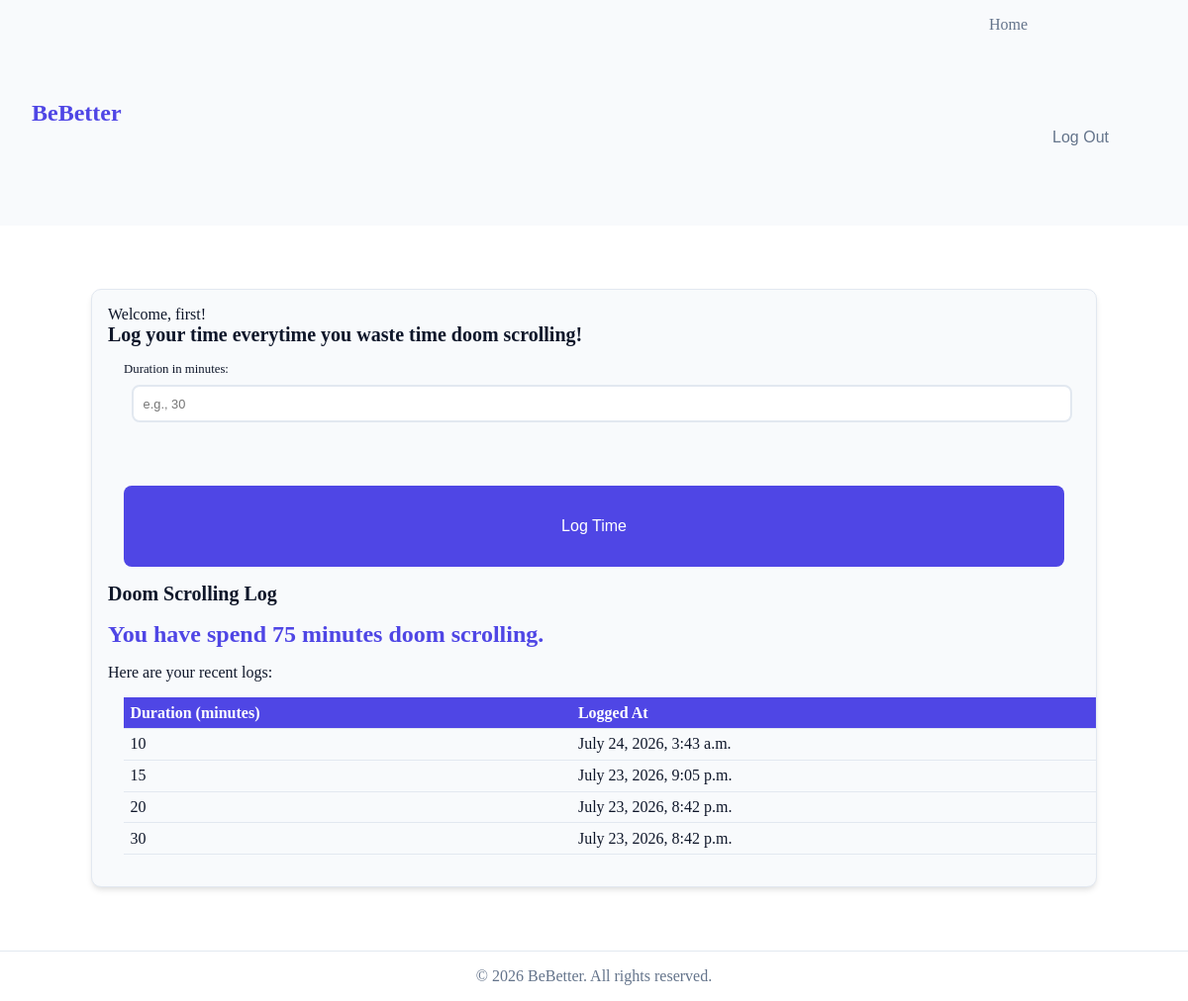
Page /tracker_app/ (signed in) on the committed database.
### tracker_app/models.py (models this page shows, shortened)
class ActivityLog(models.Model):
    user = models.ForeignKey(settings.AUTH_USER_MODEL, on_delete=models.CASCADE)
    activity = models.ForeignKey(Activity, on_delete=models.CASCADE)
    duration_minutes = models.PositiveIntegerField()
    logged_at = models.DateTimeField(auto_now_add=True)

### tracker_app/views.py (the view, shortened to what this page needs)
# urls.py: path('', views.index, name='index'),
def index(request):
    if request.user.is_authenticated:
        user_logs = ActivityLog.objects.filter(user=request.user, activity__name='Doom Scrolling').order_by('-logged_at')
        duration_minutes_total_calculation = user_logs.aggregate(calculation=Sum('duration_minutes', default=0))
        total_duration = duration_minutes_total_calculation['calculation']
    else:
        user_logs = []
        total_duration = 0
    all_activities = Activity.objects.all()
    context = {
        'logs': user_logs,
        'activities': all_activities,
        'total_duration': total_duration
    }
    return render(request, 'tracker_app/index.html', context)

### tracker_app/templates/tracker_app/index.html (shortened to what this page needs)
{% extends "tracker_app/base.html" %}
{% block content %}
    {% if user.is_authenticated %}
        <div class="card">
            <p>Welcome, {{ user.username }}!</p>
            <h2>Log your time everytime you waste time doom scrolling!</h2>
            <form action="" method="POST">
                <label for="duration_minutes">Duration in minutes:</label>
                <input type="number" name="duration_minutes" id="duration_minutes" placeholder="e.g., 30" required>
                <button type="submit">Log Time</button>
            </form>
            <h2>Doom Scrolling Log</h2>
            <h3>You have spend {{ total_duration }} minutes doom scrolling.</h3>
            <p>Here are your recent logs:</p>
            <table class="data-table">
                <thead>
                    <tr>
                        <th>Duration (minutes)</th>
                        <th>Logged At</th>
                    </tr>
                </thead>
                <tbody>
                    {% for log in logs %}
                        <tr>
                            <td>{{ log.duration_minutes }}</td>
                            <td>{{ log.logged_at }}</td>
                        </tr>
                    {% empty %}
                        <tr>
                            <td>No logs recorded yet!</td>
                        </tr>
                    {% endfor %}
                </tbody>
            </table>
        </div>
    {% else %}
        <div class="card guest-hero">
            <h2>Welcome to BeBetter</h2>
            <p>Track your screen time and take control of your daily habits.</p>
            <p>Please <a href="{% url 'login' %}">Login</a> or <a href="{% url 'signup' %}">Sign Up</a> to start!</p>
        </div>
    {% endif %}
{% endblock %}

### tracker_app/templates/tracker_app/base.html (shortened to what this page needs)
{% load static %}
<!DOCTYPE html>
<html lang="en">
<head>
    <link rel="stylesheet" href="{% static 'tracker_app/styles.css' %}">
</head>
<body class="container">
    <header>
        <h1>BeBetter</h1>
        <nav>
            <a href="{% url 'index' %}">Home</a>
            {% if user.is_authenticated %}
                <form method="post" action="{% url 'logout' %}">
                    <button type="submit">Log Out</button>
                </form>
            {% else %}
                {% if request.resolver_match.url_name != 'login' and request.resolver_match.url_name != 'signup' %}
                    <a href="{% url 'login' %}">Login</a>
                    <a href="{% url 'signup' %}">Sign Up</a>
                {% endif %}
            {% endif %}
        </nav>
    </header>
    <main>
        {% block content %}
        {% endblock %}
    </main>
    <footer>
        <p>&copy; 2026 BeBetter. All rights reserved.</p>
    </footer>
</body>
</html>

### tracker_app/static/tracker_app/styles.css (style rules this page uses)
:root { --primary: #4f46e5; --primary-hover: green; --bg-color: #f8fafc; --card-bg: #ffffff; --text-main-color: #0f172a; --text-muted-color: #64748b; --border-color: #e2e8f0; --shadow: 0 4px 6px -1px rgba(0, 0, 0, 0.1), 0 2px 4px -2px rgba(0, 0, 0, 0.05); }
* { box-sizing: border-box; margin: 0; padding: 0; }
body { background-color: var(bg-color); color: var(--text-main-color); display: flex; flex-direction: column; }
header { background-color: var(--bg-color); border-bottom: 1px solid var(border-color); padding: 1rem 2rem; display: flex; justify-content: space-between; align-items: center; }
header h1 { font-size: 1.5rem; color: var(--primary); }
nav a, nav button { color: var(--text-muted-color); text-decoration: none; margin: 1rem; }
main { max-width: 800 px; width: 90%; margin: 2rem auto; flex-grow: 1; }
.card { background-color: var(--bg-color); border: 1px solid var(--border-color); border-radius: 10px; padding: 1rem; margin: 2rem; box-shadow: var(--shadow); }
h2 { font-size: 1.25rem; margin-bottom: 1rem; color: var(--text-main-color); }
h3 { font-size: 1.5rem; color: var(--primary); margin-bottom: 1rem; }
form { margin: 1rem; }
label { display: block; font-size: 0.8rem; color: var(--text-muted); margin-bottom: 0.5rem; }
input[type="number"], input[type="text"], input[type="password"] { width: 100%; padding: 0.6rem; border: 2px solid var(--border-color); border-radius: 8px; font-size: 0.8rem; margin-bottom: 1rem; margin-left: 0.5rem; outline: none; }
form input[type="submit"], form button[type="submit"] { width: 100%; padding: 2rem; margin-top: 3rem; }
button, input[type="submit"] { background-color: var(--primary); color: white; border: none; padding: 1rem; border-radius: 8px; font-size: 1rem; cursor: pointer; transition: background-color 0.2s ease, transform 0.1s ease; }
nav form button { background: none; color: var(--text-muted-color); padding: 0; font-size: 1rem; }
table { width: 100%; border-collapse: collapse; margin: 1rem; }
.data-table th, .data-table td { padding: 0.4rem; text-align: left; border-bottom: 1px solid var(--border-color); }
.data-table th { background-color: var(--primary); color: white; font-size: 1rem; }
footer { text-align: center; padding: 1rem; color: var(--text-muted-color); border-top: 1px solid var(--border-color); background-color: var(--card-bg); }

### rows in the picture
ActivityLog: duration_minutes "10", logged_at "July 24, 2026, 3:43 a.m."
ActivityLog: duration_minutes "15", logged_at "July 23, 2026, 9:05 p.m."
ActivityLog: duration_minutes "20", logged_at "July 23, 2026, 8:42 p.m."
ActivityLog: duration_minutes "30", logged_at "July 23, 2026, 8:42 p.m."

### other values in the picture
{{ user.username }} "first"
{{ total_duration }} "75"
